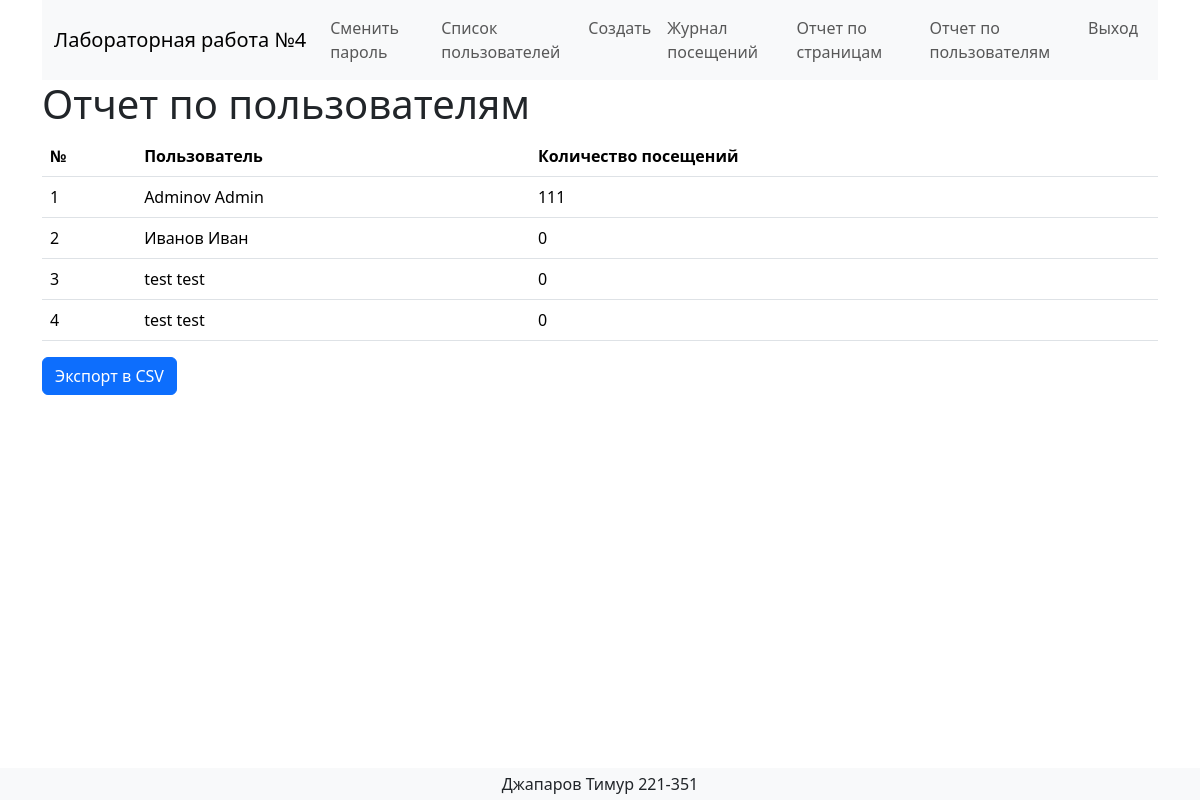
/reports/users (signed in), run on the app's committed database.
### app.py (models this page shows, shortened)
class User(UserMixin, db.Model):
    id = db.Column(db.Integer, primary_key=True)
    login = db.Column(db.String(150), unique=True, nullable=False)
    password_hash = db.Column(db.String(150), nullable=False)
    last_name = db.Column(db.String(150), nullable=True)
    first_name = db.Column(db.String(150), nullable=False)
    middle_name = db.Column(db.String(150), nullable=True)
    role_id = db.Column(db.Integer, db.ForeignKey('role.id'), nullable=True)
    created_at = db.Column(db.DateTime, default=db.func.current_timestamp())
    visit_log = db.relationship('VisitLog', backref='user', lazy='dynamic')

### app.py (the view)
@app.route('/reports/users')
@login_required
@check_rights(['admin'])
def users_report():
    users = db.session.query(User.first_name, User.last_name, func.count(VisitLog.id).label('count')).outerjoin(VisitLog, User.id == VisitLog.user_id).group_by(User.id).order_by(text('count DESC')).all()
    return render_template('reports/users_report.html', users=users)

### app.py (called while the page is built)
def check_rights(roles):
    def decorator(func):
        @wraps(func)
        def wrapper(*args, **kwargs):
            if current_user.is_authenticated and current_user.role.name in roles:
                return func(*args, **kwargs)
            else:
                flash("У вас недостаточно прав для доступа к данной странице.", "danger")
                return redirect(url_for('index'))
        return wrapper
    return decorator

@login_manager.user_loader
def load_user(user_id):
    return User.query.get(int(user_id))

@app.before_request
def log_visit():
    if 'static' not in request.path:
        visit_log = VisitLog(path=request.path, user_id=current_user.id if current_user.is_authenticated else None)
        db.session.add(visit_log)
        db.session.commit()

### templates/reports/users_report.html
{% extends 'base.html' %}
{% block content %}
    <div class="container">
        <h1>Отчет по пользователям</h1>
        <table class="table">
            <thead>
              <tr>
                <th scope="col">№</th>
                <th scope="col">Пользователь</th>
                <th scope="col">Количество посещений</th>
              </tr>
            </thead>
            <tbody>
              {% for user in users %}
                <tr>
                    <td>{{ loop.index }}</td>
                    <td>{{ user.last_name }} {{ user.first_name }}</td>
                    <td>{{ user.count }}</td>
                </tr>
              {% endfor %}
            </tbody>
        </table>
        <a href="{{ url_for('export_users_report') }}" class="btn btn-primary">Экспорт в CSV</a>
    </div>
{% endblock %}

### data on the page
User: last_name "Adminov", first_name "Admin", count "111"
User: last_name "Иванов", first_name "Иван", count "0"
User: last_name "test", first_name "test", count "0"
User: last_name "test", first_name "test", count "0"
